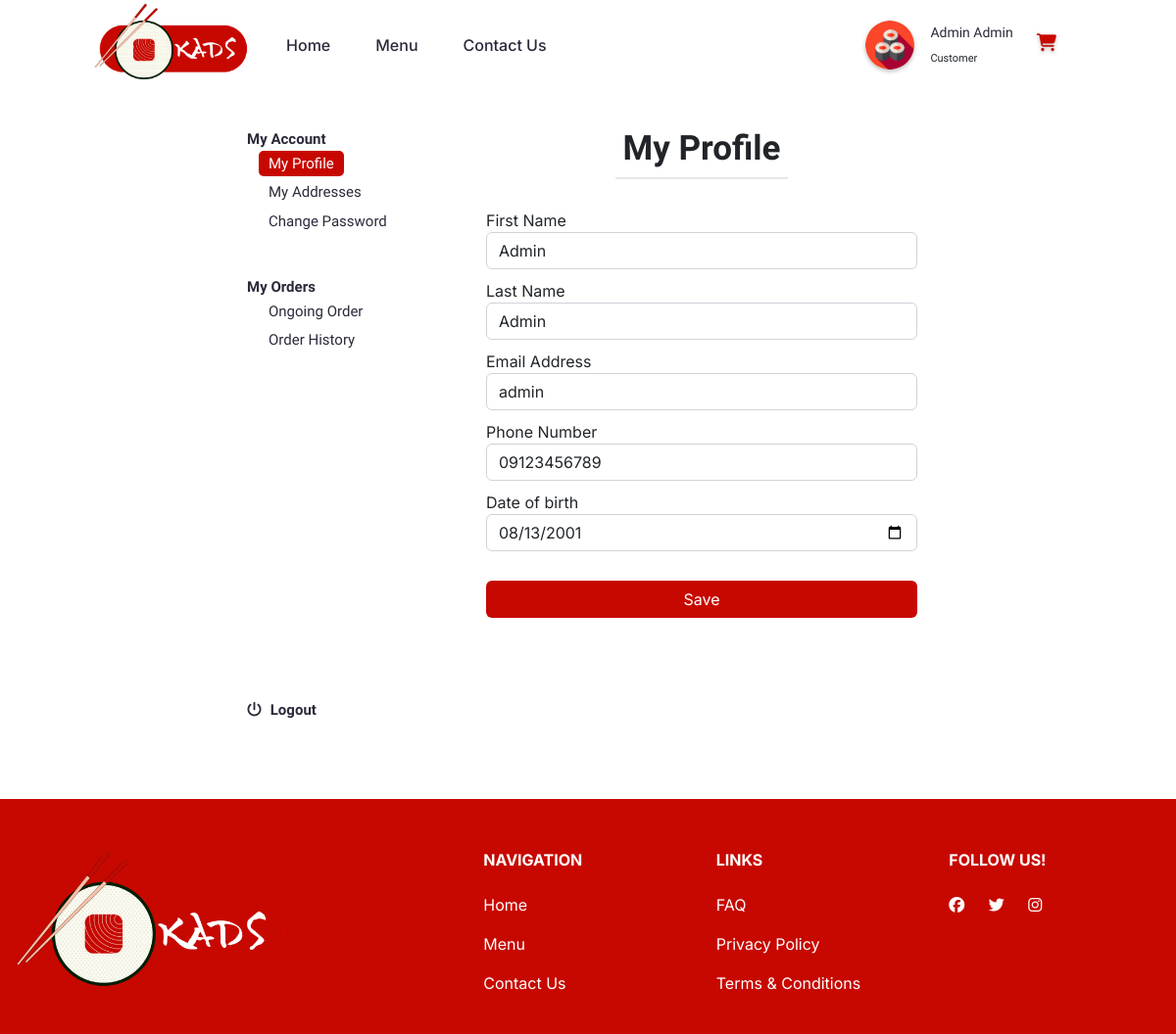
/userprofile.php (signed in), run on the app's committed database.
### tables this page shows
CREATE TABLE `info_accts` (
  `id` int(11) NOT NULL,
  `firstname` varchar(255) DEFAULT NULL,
  `lastname` varchar(255) DEFAULT NULL,
  `birthday` date DEFAULT NULL,
  `username` varchar(255) DEFAULT NULL,
  `phone` varchar(255) DEFAULT NULL,
  `password` varchar(255) DEFAULT NULL,
  `role` int(11) DEFAULT NULL,
  `house` varchar(255) DEFAULT NULL,
  `city` varchar(255) DEFAULT NULL,
  `province` varchar(255) DEFAULT NULL,
  `zip` int(11) DEFAULT NULL
);

### userprofile.php (the view, shortened to what this page needs)
<?php
  if (!isset($_SESSION["loggedin"]) && !isset($_SESSION['role'])){
    header("location: login.php");
    exit;
  } else if (isset($_SESSION["loggedin"]) && $_SESSION["loggedin"] === true && $_SESSION["role"] === 2) {
    header("location: userprofile.php");
    exit;
  } else {
    include "conn.php";
    $id = $_SESSION['id'];
    $firstname_err = $lastname_err = $email_err = $phone_err =$bday_err = "";
?>
<!Doctype html>
<html lang="en" class="scroller">
    <head>
        <link href="https://cdn.jsdelivr.net/npm/bootstrap@5.2.3/dist/css/bootstrap.min.css" rel="stylesheet">
        <link rel="stylesheet" href="css/header-responsive.css" />
        <link rel="stylesheet" href="css/footer.css" />
        <link rel="stylesheet" href="css/user.css" />
    </head>
    <body>
      <?php
        include 'header-user.php';
      ?>
        <div class="content-container container d-flex justify-content-center">
          <div class="row content-wrapper">
            <div class="col-4 left-content">
              <div class="container">
                <div class="row links-title-top">My Account</div>
                <div class="row">
                  <div class="col-11">
                    <a href="userprofile.php">
                      <button type="button" class="side-links side-links-active">My Profile</button>
                    </a>
                  </div>
                </div>
                <div class="row">
                  <div class="col-11">
                    <a href="myAddresses.php">
                      <button type="button" class="side-links">My Addresses</button>
                    </a>
                  </div>
                </div>
                <div class="row">
                  <div class="col-11">
                    <a href="changePass.php">
                      <button type="button" class="side-links">Change Password</button>
                    </a>
                  </div>
                </div>
                <div class="row links-title">My Orders</div>
                <div class="row">
                  <div class="col-11">
                    <a href="ongoingorder.php">
                      <button type="button" class="side-links">Ongoing Order</button>
                    </a>
                  </div>
                </div>
                <div class="row">
                  <div class="col-11">
                    <a href="orderhistory.php">
                      <button type="button" class="side-links">Order History</button>
                    </a>
                  </div>
                </div>
                <div class="row align-bottom logout-group">
                  <a href="logout.php">
                    <span class="fa-solid fa-power-off">
                      <span class="logout-label">Logout</span>
                    </span>
                  </a>
                </div>
              </div>
            </div>
            <div class="col right-content">
              <h1 class="container-title text-center">My Profile</h1>
              <div class="title-line"></div>
              <form action="<?php echo htmlspecialchars($_SERVER["PHP_SELF"]); ?>" method="post">
                <div class="row">
                  <div class="col">
                    <label for="inputFirstName">First Name</label>
                    <input type="text" class="form-control <?php echo (!empty($firstname_err)) ? 'is-invalid' : ''; ?>" id="firstname" name="firstname" value="<?php echo $row['firstname']; ?>"/>
                  </div>
                </div>
                <div class="row">
                  <div class="col">
                    <label for="inputLastName">Last Name</label>
                    <input type="text" class="form-control <?php echo (!empty($lastname_err)) ? 'is-invalid' : ''; ?>" name="lastname" id="lastname" value="<?php echo $row['lastname'];?>">
                  </div>
                </div>
                <div class="row">
                  <div class="col">
                    <label for="inputEmail">Email Address</label>
                    <input type="email" class="form-control <?php echo (!empty($email_err)) ? 'is-invalid' : ''; ?>" name="email" id="email" value="<?php echo $row['username'];?>">
                  </div>
                </div>
                <div class="row">
                  <div class="col">
                    <label for="inputBday">Phone Number</label>
                    <input type="tel" class="form-control <?php echo (!empty($phone_err)) ? 'is-invalid' : ''; ?>" name="phone" id="phone" value="<?php echo $row['phone'];?>">
                  </div>
                </div>
                <div class="row" style="margin-bottom: 20px;">
                  <div class="col">
                    <label for="inputBday">Date of birth</label>
                    <input type="date" class="form-control <?php echo (!empty($bday_err)) ? 'is-invalid' : ''; ?>" name="bday" id="bday" value="<?php echo $row['birthday'];?>">
                  </div>
                </div>
                <button type="submit" class="btn btn-save">Save</button>
              </form>
            </div>
          </div>
        </div>
    </body>
</html>
<?php } ?>

### header-user.php (shortened to what this page needs)
<?php
  $query="SELECT * FROM info_accts WHERE id = '$id'";
  $result=mysqli_query($conn,$query);
  $row = mysqli_fetch_assoc($result);
?>
       <nav class="navbar navbar-expand-lg navbar-light">
        <div class="container-fluid navbar-content">
            <a class="navbar-brand" href="/KADS">
                <img src="images/kads_logo_1.png" alt="" height="85" id="headerlogo">
            </a>
          <div class="collapse navbar-collapse" id="navbarText">
            <ul class="navbar-nav me-auto mb-2 mb-lg-0">
              <li class="nav-item">
                <a class="nav-link" aria-current="page" href="/KADS" >Home</a>
              </li>
              <li class="nav-item">
                <a class="nav-link" href="menu.php">Menu</a>
              </li>
              <li class="nav-item">
                <a class="nav-link" href="contact.php">Contact Us</a>
              </li>
            </ul>
            <ul class="navbar-nav">
                <li class="nav-item">
                  <span id="username">
                    <table class="table-borderless">
                      <tbody>
                        <tr>
                          <td rowspan="2">
                            <a href="userprofile.php" class="useravatarfilter">
                              <img id="useravatar" src="images/avatar-1.jpg" width="50px" height="50px">
                            </a>
                          </td>
                          <td class="rowspace"></td>
                          <td><a href="userprofile.php" class="user-name">
                            <?php echo $row['firstname'] ." ". $row['lastname']; ?>
                          </a></td>
                          <td class="rowspace"></td>
                          <td rowspan="2">
                            <a class="nav-link" href="cart.php">
                              <i class="fa-solid fa-cart-shopping"></i>
                            </a>
                          </td>
                        </tr>
                        <tr>
                          <td class="rowspace"></td>
                          <td id="usertitle">Customer</td>
                          <td class="rowspace"></td>
                          <td></td>
                        </tr>
                      </tbody>
                    </table>
                  </span>
                </li>
            </ul>
          </div>
        </div>
    </nav>

### css/header-responsive.css (style rules this page uses)
body { font-family: Inter; }
.navbar { z-index: 1000; font-family: Readex Pro; }
.navbar-content { padding: 0 8%; margin-bottom: -10px; margin-top: -10px; font-family: Readex Pro; position:sticky; }
.nav-item { padding: 0 15px; font-family: Readex Pro; }
.nav-link { color: #2C293A; font-weight: 500; font-family: Readex Pro; }
.fa-cart-shopping { font-size:18px; color: #C70800; filter: drop-shadow(0px 2px 2px #00000040); }
.nav-item > #username { font-size: 14px; font-family: Readex Pro; }
tr > #usertitle { font-size: 11px; font-family: Readex Pro; }
.rowspace { padding:0 7px; }
#useravatar { filter: drop-shadow(0px 2px 2px #00000040); border-radius: 100%; }
.useravatarfilter { height:50px; width:50px; border-radius: 100%; display: inline-block; }
a { text-decoration: none; font-family: Readex Pro; }
.user-name, td>a { color: #2C293A; font-size: 14px; font-family: Readex Pro !important; }

### css/footer.css (style rules this page uses)
html { scroll-behavior: smooth; }
.scroller { overflow-y: scroll; overflow-x: hidden; scrollbar-color: #C70800 #2C2A3A; scrollbar-width: thin; }
footer { background-color: #C70800; color: #fff !important; font-family: Inter; padding-top:5px; }
.fab { color: #fff !important; margin-right: 20px; }
a:link, a:visited, a:hover, a:active { text-decoration: none; font-family: Inter; }
h6 { font-family: Inter; }

### css/user.css (style rules this page uses)
body { background-color: #fff; font-family: 'Inter'; }
.content-container { min-width:fit-content; max-width: 60%; }
.content-wrapper { height: inherit; padding: 40px 0; width: inherit; }
.left-content { padding: 0 0 40px 0; }
.logout-label { font-family: 'Readex Pro'; font-weight: 600; color: #2C293A; font-size: 15px; padding-left: 5px; }
.logout-group { padding-top:350px; }
.logout-group a { text-decoration: none; font-family: 'Readex Pro'; font-weight: 600; color: #2C293A; font-size: 15px; padding-left:0; }
.links-title { margin-top: 40px; font-family: 'Readex Pro'; font-weight: 600; color: #2C293A; font-size: 15px; }
.links-title-top { font-family: 'Readex Pro'; font-weight: 600; color: #2C293A; font-size: 15px; }
.side-links { text-align: left; font-family: 'Readex Pro'; font-weight:400; font-size: 15px; border: none; background-color: #fff; color: #2C2A3A; padding: 2px 10px; border-radius: 5px; margin-bottom: 3px; }
.side-links-active { background-color: #C70800; color: #fff; }
.container-title { font-size: 35px; font-weight: 700; font-family: 'Readex Pro'; }
.title-line { width: 40%; height: 0px; border: 1px solid #e7e7e7; margin-bottom: 30px; margin-left: calc(50% - 40%/2); }
.form-control { margin-bottom: 10px; }
.btn-save { width: 100%; background-color: #C70800; color: #fff; }

### data on the page
info_accts: firstname "Admin", lastname "Admin", email "admin", phone "09123456789", bday "08/13/2001"
